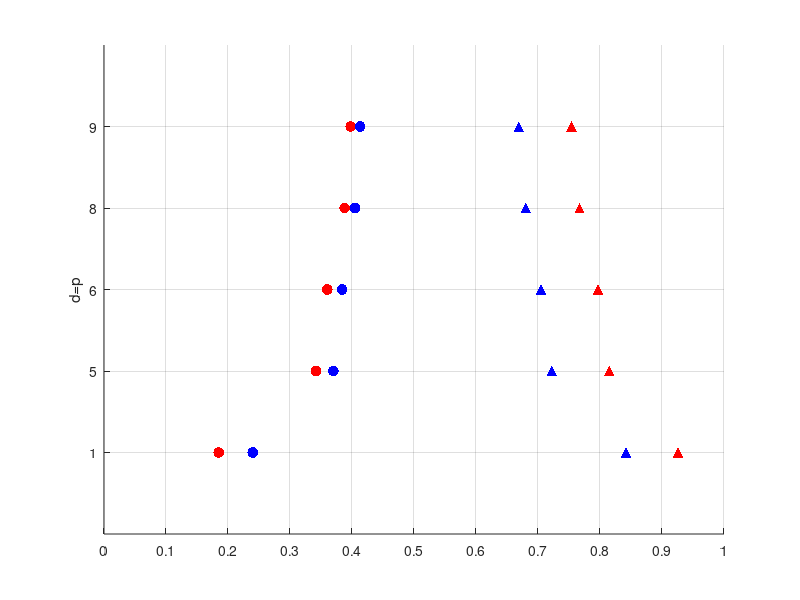

The MATLAB source for this figure:
% Initialize data arrays
a_12_U = [0.185 , 0.342, 0.36, 0.388, 0.398];
b_12_U = [0.926, 0.815, 0.797, 0.767, 0.754];
a_12_P = [0.24, 0.37, 0.384, 0.405, 0.413];
b_12_P = [0.842, 0.722, 0.705, 0.68, 0.669];

% Define colors
colors = ['r', 'b'];

% Create a new figure
figure;

% Loop to plot data points
for i = 1:length(a_12_U)
    % Plot data for A group
    scatter(a_12_U(i), i, 60, 'r', 'o', 'filled'); 
    hold on;
    
    % Plot data for B group
    scatter(b_12_U(i), i, 60, 'r', '^', 'filled'); 
    hold on;
    
    % Plot data for C group
    scatter(a_12_P(i), i, 60, 'b', 'o', 'filled'); 
    hold on;
    
    % Plot data for D group
    scatter(b_12_P(i), i, 60, 'b', '^', 'filled'); 
end

% Set y-axis range and labels
ylim([0, length(a_12_U)+1]);
yticks(1:length(a_12_U));
yticklabels({'1', '5', '6', '8', '9'});

% Set x-axis range
xlim([0, 1]);
xticks(0:0.1:1);

% Add legend, title, and axis labels
ylabel('d=p');
grid on; % Show grid lines